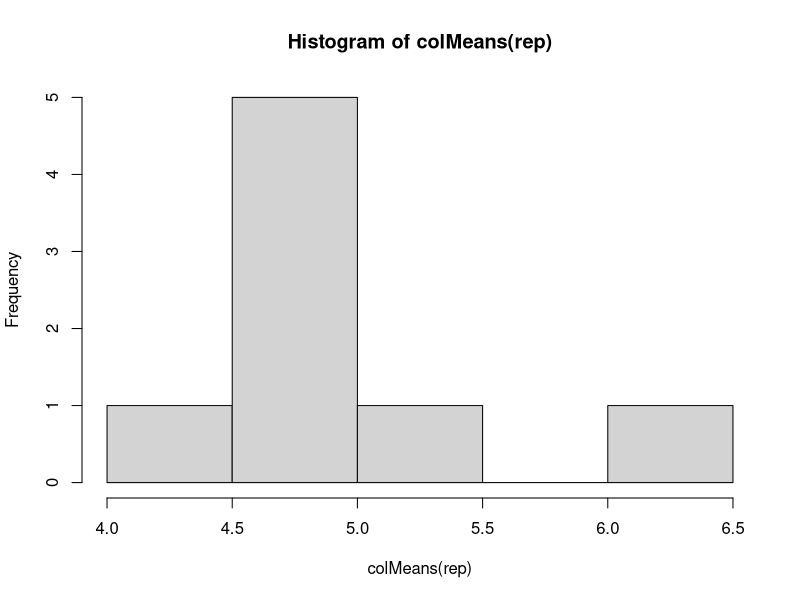

The R script that drew this image:
## ---- chunk 1
knitr::opts_chunk$set(echo = TRUE)
## ---- chunk 2
x <- c(1, 2, 2, 3, 3, 4, 5, 6, 7, 7, 8, 9, 10, 10)
sum(x)
prod(x)
mean(x)
unique(x)  ## eliminates duplicates
summary(x)
median(x)
floor(x)
sd(x)  ## standard deviation
sqrt(x) ## square root
abs(x) ## absolute value
Inf  ## infinity, also possible in the negative
NaN  ## Not a number, such as 0/0
sample(1:6, 4, replace = TRUE) ## simulate rolling 4 dice
sample(letters, 3)  ## letters is a predefined vector in R
sample(LETTERS, 4) ## upper case letters
log(x)  ## natural log
log10(x) ## log base 10
log(x, base = 2) ## log base 2
exp(x) ## e to the power of x

table(x)  ## creates a table that counts repeated elements

seq_len(8)  ## creates a sequence
seq_along(x)  ## numeric vector with sequence equal to length(x)
      ## identical to seq_len(length(x))

quantile(x, c(0, 0.25, 0.5, 0.75, 1))  ## quartiles, percentiles, deciles...

signif(x) ## rounds to significant figures

sample(x, size = 1) ## takes a sample of SIZE from elements of x

rep(2, 4)  ## repeats a number, n amount of times
gl(3, 10) 
 ## generates a numeric vector, elements are 1 repeated k times,
 ## then 2 repeated k times, then 3, until the number is equal 
 ## to n. 
rnorm(10, 5, 2.1)  
  ## generates n random numbers with mean and standard dev, based on a 
  ## normal distribution.
dnorm(-0.5, 0, 1) 
  ## calculates the density. I.e.: for a value of `x`, the function gives 
  ## the frequency (vertical axis) of the distribution. Equivalent of 
  ## applying the normal distribution function:
## ---- chunk 3
pnorm(-0.5, 0, 1)
  ## returns the area under the curve, from $-\infty$ to `q`. `q` is a 
  ## z-score. (I.e. the probability that any given value of the population 
  ## falls between $-\infty$ and `q`.)
qnorm(-1.2, 0, 1) 
  ## is the opposite of `pnorm`. Given a probability `p`, it returns the 
  ## z-score for that probability. 

runif(10, 3, 13) 
  ## generates n random numbers, with minimum and max set, based on a
  ## uniform distribution. d, p and q functions also exist for this 
  ## distribution
rpois(10, 30)
  ## generates n random numbers, with rate lambda, based on a poisson
  ## distribution. d, p and q functions also exist for this
  ## distribution.
rbinom(5, size = 100, prob = 0.25)
  ## generates 100 coin tosses with 0.25 probability of success and 
  ## sums up the successes, the repeats the proces 5 times and 
  ## outputs a vector or the results. d, p and q functions also exist
rexp(5)  ## exponential
rchisq(5, 1)  ## chi-squared
##rgamma()


cor(x, runif(length(x), 0, 10))  
  ## calculates correlation between to vectors 

m <- matrix(c(5, 1, 0,
                3,-1, 2,
                4, 0,-1), nrow=3, byrow=TRUE)
solve(m) ## calculates the inverse matrix
m %*% solve(m)  ## mathematical matrix multiplication

## svd()  ## single value decomposition of a matrix
## ---- chunk 4
rep <- replicate(8, rbinom(5, 25, prob = 0.2))
rep  ## can create a matrix for results

colMeans(rep) ## means of each column

hist(colMeans(rep)) ## generate a histogram
